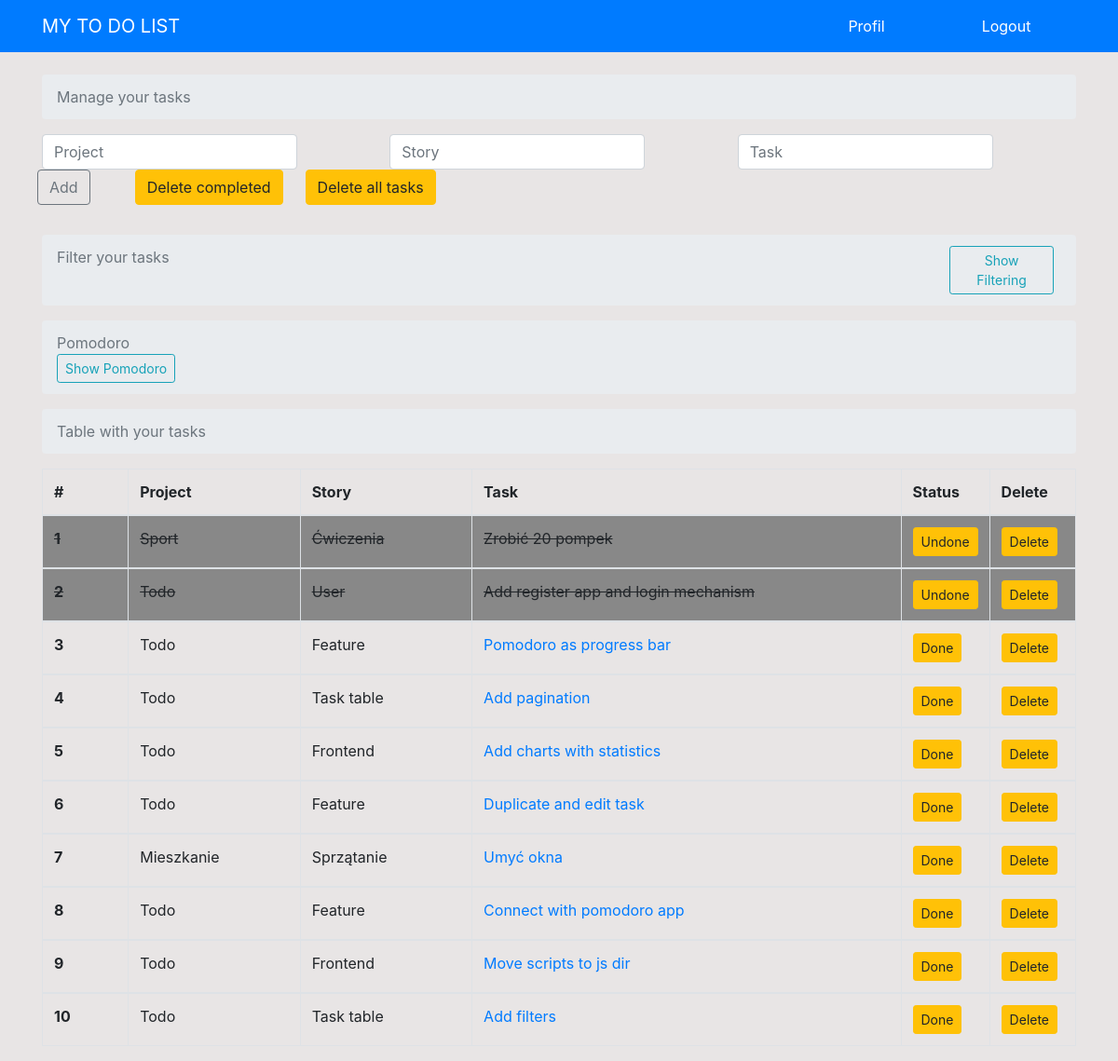
The app's page / (signed in), older data.
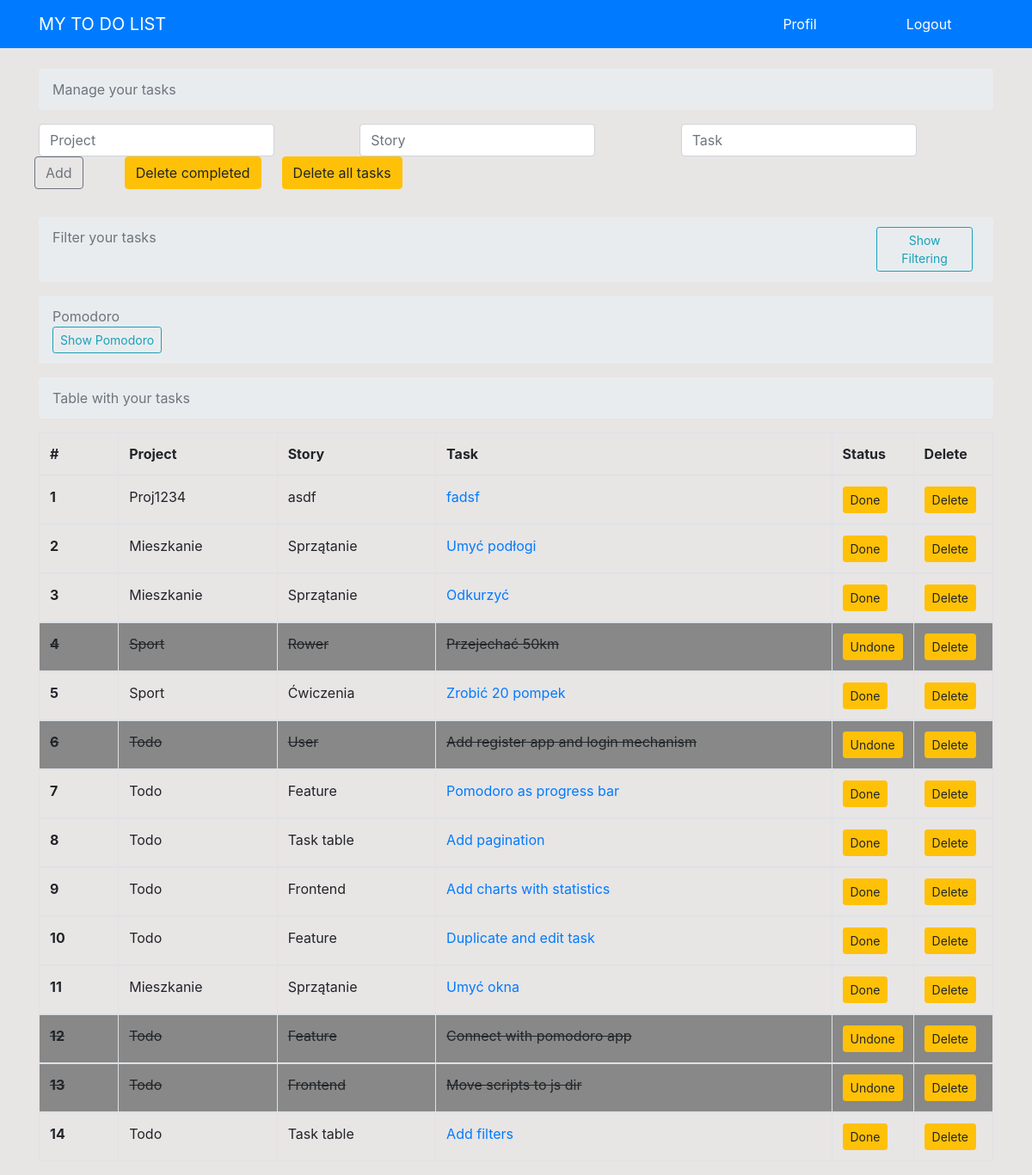
The same page, newer data.
### todo/models.py (models this page shows, shortened)
class Todo(models.Model):
    date_added = models.DateTimeField(default=timezone.now)
    task = models.CharField(max_length=100)
    story = models.CharField(max_length=100, default="-")
    project = models.CharField(max_length=100)
    complete = models.BooleanField(default=False)

### todo/views.py (the view)
# urls.py: 2. Add a URL to urlpatterns:  path('', views.home, name='home')
def home(request):
    context = {'tasks': Todo.objects.all().order_by('-id')}
    return render(request, 'todo/home.html', context)

### todo/templates/todo/home.html
{% extends 'todo/layout.html' %}
{% block content %}
    {% if user.is_authenticated %}
        {% include 'todo/parts/home_task_managing.html' %}
        {% include 'todo/parts/home_filtering.html' %}
        {% include 'todo/parts/home_pomodoro.html' %}
        {% include 'todo/parts/home_table.html' %}
    {% else %}
        <nav aria-label="breadcrumb">
            <ol class="breadcrumb">
                <li class="breadcrumb-item active" aria-current="page">Login to see your tasks</li>
            </ol>
        </nav>
    {% endif %}
{% endblock content %}

### todo/templates/todo/parts/home_table.html
<nav aria-label="breadcrumb">
    <ol class="breadcrumb">
        <li class="breadcrumb-item active" aria-current="page">Table with your tasks</li>
    </ol>
</nav>
<table class="table table-hover table-bordered" id="myTable">
    <thead>
        <tr>
            <th scope="col" class="col-1">#</th>
            <th scope="col" class="col-2">Project</th>
            <th scope="col" class="col-2">Story</th>
            <th scope="col" class="col-5">Task</th>
            <th scope="col" class="col-1">Status</th>
            <th scope="col" class="col-1">Delete</th>
        </tr>
    </thead>
    {% for task in tasks %}
    <tbody>
        <tr>
            {% if task.complete %}
                <th class="todo_complete" scope="row">{{ forloop.counter }}</th>
                <td class="todo_complete">{{ task.project }}</td>
                <td class="todo_complete">{{ task.story }}</td>
                <td class="todo_complete">{{ task.task }}</td>
                <td class="todo_complete">
                    <a href="{% url 'uncompleted' task.id %}"><button type="button" class="btn btn-warning btn-sm">Undone</button></a>
                </td>
                <td class="todo_complete">
                    <a href="{% url 'delete_one' task.id %}"><button type="button" class="btn btn-warning btn-sm">Delete</button></a>
                </td>
            {% else %}
                    <th scope="row">{{ forloop.counter }}</th>
                    <td>{{ task.project }}</td>
                    <td>{{ task.story }}</td>
                    <td><a href="{% url 'edit' task.id %}">{{ task.task }}</a></td>
                    <td>
                        <a href="{% url 'completed' task.id %}"><button type="button" class="btn btn-warning btn-sm">Done</button></a>
                    </td>
                    <td>
                        <a href="{% url 'delete_one' task.id %}"><button type="button" class="btn btn-warning btn-sm">Delete</button></a>
                    </td>
            {% endif %}
        </tr>
    </tbody>
    {% endfor %}
</table>

Row changes from the older to the newer data that the page shows:
added Todo: project "Proj1234", story "asdf", task "fadsf"
added Todo: project "Mieszkanie", story "Sprzątanie", task "Umyć podłogi"
added Todo: project "Mieszkanie", story "Sprzątanie", task "Odkurzyć"
added Todo: project "Sport", story "Rower", task "Przejechać 50km"
changed Todo "Ćwiczenia": complete "Undone" → "Done"
changed Todo "Connect with pomodoro app": complete "Done" → "Undone"
changed Todo "Move scripts to js dir": complete "Done" → "Undone"
